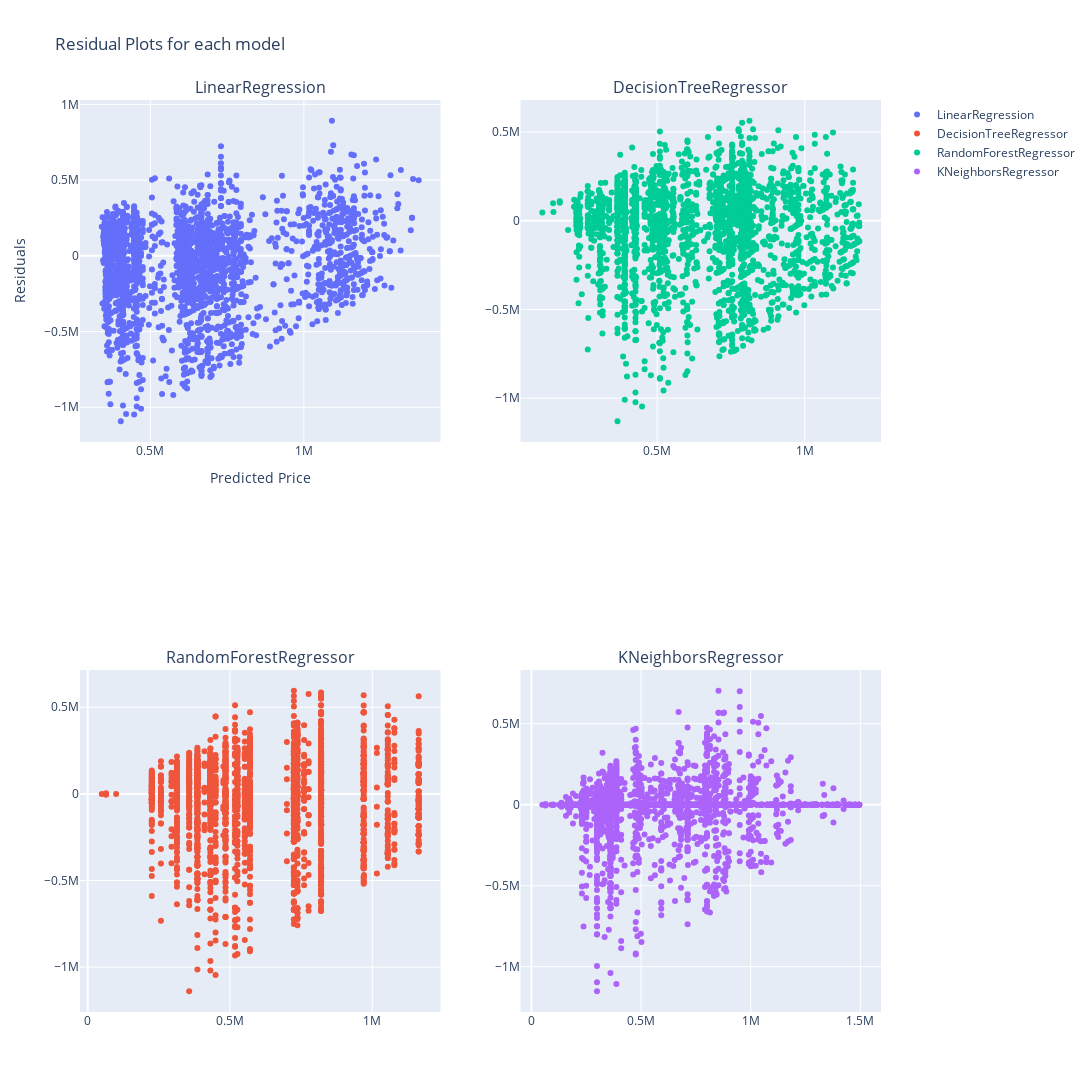

Source (notebook cell):
### Code cell
models = [
         LinearRegression(),
         DecisionTreeRegressor(criterion= 'squared_error' , max_depth = 5),
         RandomForestRegressor(criterion= 'squared_error' , max_depth = 5),
         KNeighborsRegressor(n_neighbors=5 , weights='distance' , algorithm='auto')
         ]



results = [train_and_evaluate_model(model, y_scaler, X_train, y_train, X_test, y_test) for model in models]


fig = make_subplots(rows=2, cols=2  , subplot_titles=[f"{result['model_name']}" for result in results])

row_idx = 1
col_idx = 1

y_train = np.exp(y_scaler.inverse_transform(y_train.reshape(-1, 1)))


for _ , result in enumerate(results):
    
    if row_idx > 2:
        row_idx = 1
        col_idx += 1
    
    y_train_pred = np.exp(result['y_train_pred'])
    res = y_train_pred - y_train

    fig.add_trace(
        go.Scatter(
            x=y_train_pred.ravel(),
            y=res.ravel(),
            mode='markers' ,
            name = result['model_name'] ,
            hovertext=y_train.ravel() ,
            hoverinfo='text'),
        row=row_idx, col=col_idx
        )
    
    row_idx += 1


fig.update_layout(
    height=1200,  
    width=1300,
    xaxis_title="Predicted Price",
    yaxis_title="Residuals",  
    title_text="Residual Plots for each model"
    
)


fig.show()

### Figure 1 — Plotly figure (JSON) as saved in the notebook; plotly's stock layout.template omitted (floating-point values rounded to 4 significant figures; data arrays with more than 128 entries replaced by an {"elided": "..."} marker saying what was removed)
{"data": [{"hoverinfo": "text", "hovertext": {"elided": "2703 float values"}, "mode": "markers", "name": "LinearRegression", "type": "scatter", "x": {"elided": "2703 float values"}, "xaxis": "x", "y": {"elided": "2703 float values"}, "yaxis": "y"}, {"hoverinfo": "text", "hovertext": {"elided": "2703 float values"}, "mode": "markers", "name": "DecisionTreeRegressor", "type": "scatter", "x": {"elided": "2703 float values"}, "xaxis": "x3", "y": {"elided": "2703 float values"}, "yaxis": "y3"}, {"hoverinfo": "text", "hovertext": {"elided": "2703 float values"}, "mode": "markers", "name": "RandomForestRegressor", "type": "scatter", "x": {"elided": "2703 float values"}, "xaxis": "x2", "y": {"elided": "2703 float values"}, "yaxis": "y2"}, {"hoverinfo": "text", "hovertext": {"elided": "2703 float values"}, "mode": "markers", "name": "KNeighborsRegressor", "type": "scatter", "x": {"elided": "2703 float values"}, "xaxis": "x4", "y": {"elided": "2703 float values"}, "yaxis": "y4"}], "layout": {"annotations": [{"font": {"size": 16}, "showarrow": false, "text": "LinearRegression", "x": 0.225, "xanchor": "center", "xref": "paper", "y": 1, "yanchor": "bottom", "yref": "paper"}, {"font": {"size": 16}, "showarrow": false, "text": "DecisionTreeRegressor", "x": 0.775, "xanchor": "center", "xref": "paper", "y": 1, "yanchor": "bottom", "yref": "paper"}, {"font": {"size": 16}, "showarrow": false, "text": "RandomForestRegressor", "x": 0.225, "xanchor": "center", "xref": "paper", "y": 0.375, "yanchor": "bottom", "yref": "paper"}, {"font": {"size": 16}, "showarrow": false, "text": "KNeighborsRegressor", "x": 0.775, "xanchor": "center", "xref": "paper", "y": 0.375, "yanchor": "bottom", "yref": "paper"}], "height": 1200, "title": {"text": "Residual Plots for each model"}, "width": 1300, "xaxis": {"anchor": "y", "domain": [0, 0.45], "title": {"text": "Predicted Price"}}, "xaxis2": {"anchor": "y2", "domain": [0.55, 1]}, "xaxis3": {"anchor": "y3", "domain": [0, 0.45]}, "xaxis4": {"anchor": "y4", "domain": [0.55, 1]}, "yaxis": {"anchor": "x", "domain": [0.625, 1], "title": {"text": "Residuals"}}, "yaxis2": {"anchor": "x2", "domain": [0.625, 1]}, "yaxis3": {"anchor": "x3", "domain": [0, 0.375]}, "yaxis4": {"anchor": "x4", "domain": [0, 0.375]}}}
